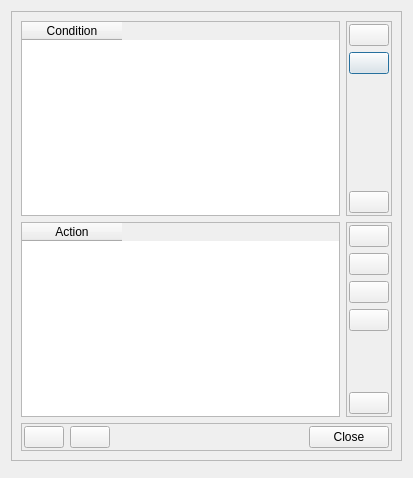
<?xml version="1.0" encoding="UTF-8"?>
<ui version="4.0">
 <class>of_Dialog</class>
 <widget class="QDialog" name="of_Dialog">
  <property name="geometry">
   <rect>
    <x>0</x>
    <y>0</y>
    <width>413</width>
    <height>478</height>
   </rect>
  </property>
  <property name="sizePolicy">
   <sizepolicy hsizetype="Fixed" vsizetype="Fixed">
    <horstretch>0</horstretch>
    <verstretch>0</verstretch>
   </sizepolicy>
  </property>
  <property name="windowTitle">
   <string>OpenFlow editor</string>
  </property>
  <layout class="QVBoxLayout" name="verticalLayout">
   <item>
    <widget class="QFrame" name="frame_dialog_virt_disk_wizard">
     <property name="frameShape">
      <enum>QFrame::StyledPanel</enum>
     </property>
     <property name="frameShadow">
      <enum>QFrame::Raised</enum>
     </property>
     <property name="paintme01" stdset="0">
      <bool>true</bool>
     </property>
     <layout class="QGridLayout" name="gridLayout">
      <item row="0" column="2">
       <widget class="QFrame" name="frame_kvm_virt_disk_buttons_2">
        <property name="sizePolicy">
         <sizepolicy hsizetype="Fixed" vsizetype="Preferred">
          <horstretch>0</horstretch>
          <verstretch>0</verstretch>
         </sizepolicy>
        </property>
        <property name="frameShape">
         <enum>QFrame::StyledPanel</enum>
        </property>
        <property name="frameShadow">
         <enum>QFrame::Raised</enum>
        </property>
        <property name="paintme01" stdset="0">
         <bool>true</bool>
        </property>
        <layout class="QGridLayout" name="gridLayout_14">
         <property name="leftMargin">
          <number>2</number>
         </property>
         <property name="topMargin">
          <number>2</number>
         </property>
         <property name="rightMargin">
          <number>2</number>
         </property>
         <property name="bottomMargin">
          <number>2</number>
         </property>
         <item row="2" column="0">
          <widget class="QPushButton" name="pushButton_of_dialog_cond_del">
           <property name="sizePolicy">
            <sizepolicy hsizetype="Fixed" vsizetype="Fixed">
             <horstretch>0</horstretch>
             <verstretch>0</verstretch>
            </sizepolicy>
           </property>
           <property name="toolTip">
            <string>Remove selected condition line</string>
           </property>
           <property name="text">
            <string/>
           </property>
           <property name="icon">
            <iconset resource="../project_ressource.qrc">
             <normaloff>:/images/minus.png</normaloff>:/images/minus.png</iconset>
           </property>
          </widget>
         </item>
         <item row="1" column="0">
          <widget class="QPushButton" name="pushButton_of_dialog_cond_add">
           <property name="sizePolicy">
            <sizepolicy hsizetype="Fixed" vsizetype="Fixed">
             <horstretch>0</horstretch>
             <verstretch>0</verstretch>
            </sizepolicy>
           </property>
           <property name="toolTip">
            <string>Add condition line</string>
           </property>
           <property name="text">
            <string/>
           </property>
           <property name="icon">
            <iconset resource="../project_ressource.qrc">
             <normaloff>:/images/plus.png</normaloff>:/images/plus.png</iconset>
           </property>
          </widget>
         </item>
         <item row="4" column="0">
          <widget class="QPushButton" name="pushButton_of_dialog_cond_del_all">
           <property name="sizePolicy">
            <sizepolicy hsizetype="Fixed" vsizetype="Fixed">
             <horstretch>0</horstretch>
             <verstretch>0</verstretch>
            </sizepolicy>
           </property>
           <property name="toolTip">
            <string>Remove all condition lines</string>
           </property>
           <property name="text">
            <string/>
           </property>
           <property name="icon">
            <iconset resource="../project_ressource.qrc">
             <normaloff>:/images/delete.png</normaloff>:/images/delete.png</iconset>
           </property>
          </widget>
         </item>
         <item row="3" column="0">
          <spacer name="verticalSpacer_2">
           <property name="orientation">
            <enum>Qt::Vertical</enum>
           </property>
           <property name="sizeHint" stdset="0">
            <size>
             <width>20</width>
             <height>40</height>
            </size>
           </property>
          </spacer>
         </item>
        </layout>
       </widget>
      </item>
      <item row="0" column="0" colspan="2">
       <widget class="QTableWidget" name="tableWidget_of_cond">
        <column>
         <property name="text">
          <string>Condition</string>
         </property>
        </column>
       </widget>
      </item>
      <item row="1" column="2">
       <widget class="QFrame" name="frame_kvm_virt_disk_buttons">
        <property name="sizePolicy">
         <sizepolicy hsizetype="Fixed" vsizetype="Preferred">
          <horstretch>0</horstretch>
          <verstretch>0</verstretch>
         </sizepolicy>
        </property>
        <property name="frameShape">
         <enum>QFrame::StyledPanel</enum>
        </property>
        <property name="frameShadow">
         <enum>QFrame::Raised</enum>
        </property>
        <property name="paintme01" stdset="0">
         <bool>true</bool>
        </property>
        <layout class="QGridLayout" name="gridLayout_13">
         <property name="leftMargin">
          <number>2</number>
         </property>
         <property name="topMargin">
          <number>2</number>
         </property>
         <property name="rightMargin">
          <number>2</number>
         </property>
         <property name="bottomMargin">
          <number>2</number>
         </property>
         <item row="4" column="0">
          <spacer name="verticalSpacer_3">
           <property name="orientation">
            <enum>Qt::Vertical</enum>
           </property>
           <property name="sizeHint" stdset="0">
            <size>
             <width>20</width>
             <height>40</height>
            </size>
           </property>
          </spacer>
         </item>
         <item row="0" column="0">
          <widget class="QPushButton" name="pushButton_of_dialog_action_add">
           <property name="sizePolicy">
            <sizepolicy hsizetype="Fixed" vsizetype="Fixed">
             <horstretch>0</horstretch>
             <verstretch>0</verstretch>
            </sizepolicy>
           </property>
           <property name="toolTip">
            <string>Add action line</string>
           </property>
           <property name="text">
            <string/>
           </property>
           <property name="icon">
            <iconset resource="../project_ressource.qrc">
             <normaloff>:/images/plus.png</normaloff>:/images/plus.png</iconset>
           </property>
          </widget>
         </item>
         <item row="2" column="0">
          <widget class="QPushButton" name="pushButton_of_dialog_action_up">
           <property name="sizePolicy">
            <sizepolicy hsizetype="Fixed" vsizetype="Fixed">
             <horstretch>0</horstretch>
             <verstretch>0</verstretch>
            </sizepolicy>
           </property>
           <property name="toolTip">
            <string>Move line up</string>
           </property>
           <property name="text">
            <string/>
           </property>
           <property name="icon">
            <iconset resource="../project_ressource.qrc">
             <normaloff>:/images/chevron-up.png</normaloff>:/images/chevron-up.png</iconset>
           </property>
          </widget>
         </item>
         <item row="1" column="0">
          <widget class="QPushButton" name="pushButton_of_dialog_action_del">
           <property name="sizePolicy">
            <sizepolicy hsizetype="Fixed" vsizetype="Fixed">
             <horstretch>0</horstretch>
             <verstretch>0</verstretch>
            </sizepolicy>
           </property>
           <property name="toolTip">
            <string>Remove selected action line</string>
           </property>
           <property name="text">
            <string/>
           </property>
           <property name="icon">
            <iconset resource="../project_ressource.qrc">
             <normaloff>:/images/minus.png</normaloff>:/images/minus.png</iconset>
           </property>
          </widget>
         </item>
         <item row="5" column="0">
          <widget class="QPushButton" name="pushButton_of_dialog_action_del_all">
           <property name="sizePolicy">
            <sizepolicy hsizetype="Fixed" vsizetype="Fixed">
             <horstretch>0</horstretch>
             <verstretch>0</verstretch>
            </sizepolicy>
           </property>
           <property name="toolTip">
            <string>Remove all action lines</string>
           </property>
           <property name="text">
            <string/>
           </property>
           <property name="icon">
            <iconset resource="../project_ressource.qrc">
             <normaloff>:/images/delete.png</normaloff>:/images/delete.png</iconset>
           </property>
          </widget>
         </item>
         <item row="3" column="0">
          <widget class="QPushButton" name="pushButton_of_dialog_action_down">
           <property name="sizePolicy">
            <sizepolicy hsizetype="Fixed" vsizetype="Fixed">
             <horstretch>0</horstretch>
             <verstretch>0</verstretch>
            </sizepolicy>
           </property>
           <property name="toolTip">
            <string>Move line down</string>
           </property>
           <property name="text">
            <string/>
           </property>
           <property name="icon">
            <iconset resource="../project_ressource.qrc">
             <normaloff>:/images/chevron-down.png</normaloff>:/images/chevron-down.png</iconset>
           </property>
          </widget>
         </item>
        </layout>
       </widget>
      </item>
      <item row="1" column="0" colspan="2">
       <widget class="QTableWidget" name="tableWidget_of_actions">
        <column>
         <property name="text">
          <string>Action</string>
         </property>
        </column>
       </widget>
      </item>
      <item row="2" column="0" colspan="3">
       <widget class="QFrame" name="frame">
        <property name="sizePolicy">
         <sizepolicy hsizetype="Preferred" vsizetype="Fixed">
          <horstretch>0</horstretch>
          <verstretch>0</verstretch>
         </sizepolicy>
        </property>
        <property name="frameShape">
         <enum>QFrame::StyledPanel</enum>
        </property>
        <property name="frameShadow">
         <enum>QFrame::Raised</enum>
        </property>
        <property name="paintme01" stdset="0">
         <bool>true</bool>
        </property>
        <layout class="QHBoxLayout" name="horizontalLayout">
         <property name="leftMargin">
          <number>2</number>
         </property>
         <property name="topMargin">
          <number>2</number>
         </property>
         <property name="rightMargin">
          <number>2</number>
         </property>
         <property name="bottomMargin">
          <number>2</number>
         </property>
         <item>
          <widget class="QPushButton" name="pushButton_of_add">
           <property name="sizePolicy">
            <sizepolicy hsizetype="Fixed" vsizetype="Fixed">
             <horstretch>0</horstretch>
             <verstretch>0</verstretch>
            </sizepolicy>
           </property>
           <property name="toolTip">
            <string>Add flow</string>
           </property>
           <property name="text">
            <string/>
           </property>
           <property name="icon">
            <iconset resource="../project_ressource.qrc">
             <normaloff>:/images/plus.png</normaloff>:/images/plus.png</iconset>
           </property>
          </widget>
         </item>
         <item>
          <widget class="QPushButton" name="pushButton_of_edit">
           <property name="sizePolicy">
            <sizepolicy hsizetype="Fixed" vsizetype="Fixed">
             <horstretch>0</horstretch>
             <verstretch>0</verstretch>
            </sizepolicy>
           </property>
           <property name="toolTip">
            <string>Modify flow actions</string>
           </property>
           <property name="text">
            <string/>
           </property>
           <property name="icon">
            <iconset resource="../project_ressource.qrc">
             <normaloff>:/images/edit.png</normaloff>:/images/edit.png</iconset>
           </property>
          </widget>
         </item>
         <item>
          <widget class="QDialogButtonBox" name="buttonBox_ofeditor">
           <property name="standardButtons">
            <set>QDialogButtonBox::Close</set>
           </property>
          </widget>
         </item>
        </layout>
       </widget>
      </item>
     </layout>
    </widget>
   </item>
   <item>
    <widget class="QDialogButtonBox" name="buttonBox">
     <property name="orientation">
      <enum>Qt::Horizontal</enum>
     </property>
     <property name="standardButtons">
      <set>QDialogButtonBox::NoButton</set>
     </property>
    </widget>
   </item>
  </layout>
 </widget>
 <resources>
  <include location="../project_ressource.qrc"/>
 </resources>
 <connections>
  <connection>
   <sender>buttonBox</sender>
   <signal>accepted()</signal>
   <receiver>of_Dialog</receiver>
   <slot>accept()</slot>
   <hints>
    <hint type="sourcelabel">
     <x>248</x>
     <y>254</y>
    </hint>
    <hint type="destinationlabel">
     <x>157</x>
     <y>274</y>
    </hint>
   </hints>
  </connection>
  <connection>
   <sender>buttonBox</sender>
   <signal>rejected()</signal>
   <receiver>of_Dialog</receiver>
   <slot>reject()</slot>
   <hints>
    <hint type="sourcelabel">
     <x>316</x>
     <y>260</y>
    </hint>
    <hint type="destinationlabel">
     <x>286</x>
     <y>274</y>
    </hint>
   </hints>
  </connection>
 </connections>
</ui>
